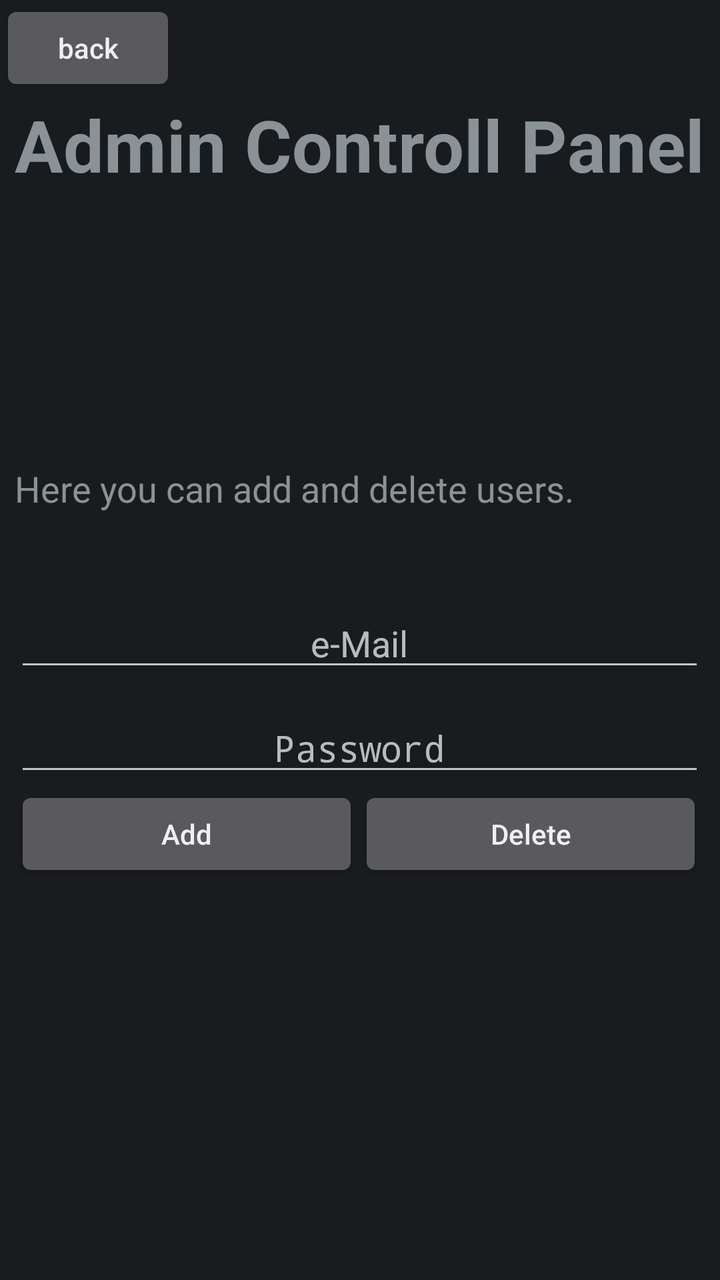
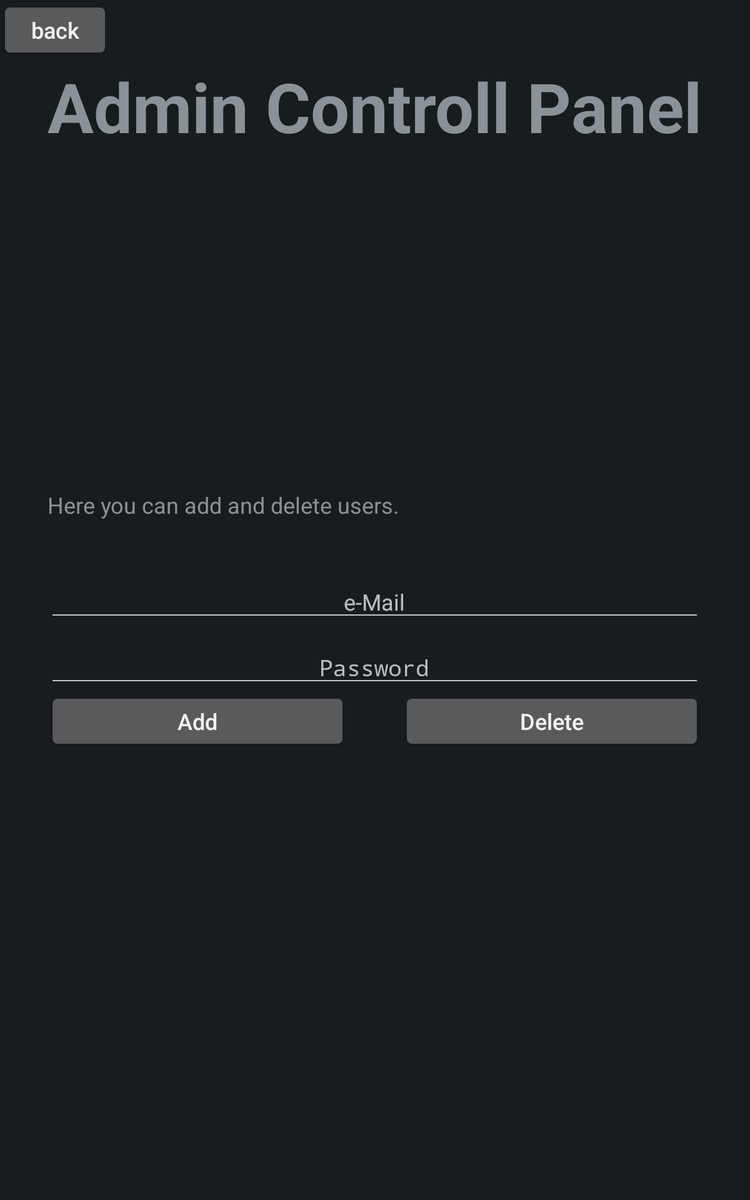

One screen, two layout resources from the same app: the default and the author's alternative for another configuration. Each is rendered where Android would select it; the XML of both is given below.
<!-- AndroidManifest.xml: activity theme AppTheme -->
<!-- res/layout/activity_admin.xml -->
<?xml version="1.0" encoding="utf-8"?>
<RelativeLayout xmlns:android="http://schemas.android.com/apk/res/android"
    android:orientation="vertical" android:layout_width="match_parent"
    android:layout_height="match_parent">

    <TextView
        android:id="@+id/textView7"
        android:layout_width="wrap_content"
        android:layout_height="wrap_content"
        android:layout_alignParentTop="true"
        android:layout_centerHorizontal="true"
        android:layout_marginTop="48dp"
        android:text="Admin Controll Panel"
        android:textSize="36sp"
        android:textStyle="bold" />

    <TextView
        android:id="@+id/txt"
        android:layout_width="wrap_content"
        android:layout_height="wrap_content"
        android:text="Here you can add and delete users."
        android:textSize="18sp"
        android:layout_above="@+id/adduseremail"
        android:layout_alignStart="@+id/textView7"
        android:layout_marginBottom="43dp" />

    <EditText
        android:id="@+id/adduseremail"
        android:layout_width="wrap_content"
        android:layout_height="wrap_content"
        android:layout_alignEnd="@+id/adduserpassword"
        android:layout_alignStart="@+id/adduserpassword"
        android:layout_centerVertical="true"
        android:ems="10"
        android:hint="e-Mail"
        android:inputType="textEmailAddress"
        android:textAlignment="center" />

    <EditText
        android:id="@+id/adduserpassword"
        android:layout_width="wrap_content"
        android:layout_height="wrap_content"
        android:layout_alignEnd="@+id/textView7"
        android:layout_alignStart="@+id/txt"
        android:layout_below="@+id/adduseremail"
        android:layout_marginTop="11dp"
        android:ems="10"
        android:hint="Password"
        android:inputType="textPassword"
        android:textAlignment="center" />

    <Button
        android:id="@+id/addbutton"
        android:layout_width="172dp"
        android:layout_height="wrap_content"
        android:layout_alignStart="@+id/adduserpassword"
        android:layout_below="@+id/adduserpassword"
        android:text="Add"
        android:textAllCaps="false" />

    <Button
        android:id="@+id/deletebutton"
        android:layout_width="172dp"
        android:layout_height="wrap_content"
        android:layout_below="@+id/adduserpassword"
        android:layout_toEndOf="@+id/addbutton"
        android:text="Delete"
        android:textAllCaps="false" />

    <Button
        android:id="@+id/backbtn"
        android:layout_width="wrap_content"
        android:layout_height="wrap_content"
        android:layout_alignParentStart="true"
        android:layout_alignParentTop="true"
        android:text="back"
        android:textAllCaps="false" />

</RelativeLayout>
<!-- resources referenced by this layout -->
<resources>
  <style name="AppTheme" parent="android:Theme.DeviceDefault.NoActionBar.Fullscreen">
          <item name="android:windowAnimationStyle">@null</item>
      </style>
</resources>
<!-- res/layout-sw480dp/activity_admin.xml (the author's variant of the layout above) -->
<!-- drawn on a 7-inch tablet held upright -->
<?xml version="1.0" encoding="utf-8"?>
<RelativeLayout xmlns:android="http://schemas.android.com/apk/res/android"
    android:orientation="vertical" android:layout_width="match_parent"
    android:layout_height="match_parent">

    <TextView
        android:id="@+id/textView7"
        android:layout_width="wrap_content"
        android:layout_height="wrap_content"
        android:layout_alignParentTop="true"
        android:layout_centerHorizontal="true"
        android:layout_marginTop="48dp"
        android:text="Admin Controll Panel"
        android:textSize="55sp"
        android:textStyle="bold" />

    <TextView
        android:id="@+id/txt"
        android:layout_width="wrap_content"
        android:layout_height="wrap_content"
        android:layout_above="@+id/adduseremail"
        android:layout_alignStart="@+id/textView7"
        android:layout_marginBottom="43dp"
        android:text="Here you can add and delete users."
        android:textSize="18sp" />

    <EditText
        android:id="@+id/adduseremail"
        android:layout_width="wrap_content"
        android:layout_height="wrap_content"
        android:layout_alignEnd="@+id/adduserpassword"
        android:layout_alignStart="@+id/adduserpassword"
        android:layout_centerVertical="true"
        android:ems="10"
        android:hint="e-Mail"
        android:inputType="textEmailAddress"
        android:textAlignment="center"
        android:textSize="18sp" />

    <EditText
        android:id="@+id/adduserpassword"
        android:layout_width="wrap_content"
        android:layout_height="wrap_content"
        android:layout_alignEnd="@+id/textView7"
        android:layout_alignStart="@+id/txt"
        android:layout_below="@+id/adduseremail"
        android:layout_marginTop="11dp"
        android:ems="10"
        android:hint="Password"
        android:inputType="textPassword"
        android:textAlignment="center"
        android:textSize="18sp" />

    <Button
        android:id="@+id/addbutton"
        android:layout_width="240dp"
        android:layout_height="wrap_content"
        android:layout_alignBaseline="@+id/deletebutton"
        android:layout_alignBottom="@+id/deletebutton"
        android:layout_alignStart="@+id/adduserpassword"
        android:text="Add"
        android:textAllCaps="false"
        android:textSize="18sp" />

    <Button
        android:id="@+id/deletebutton"
        android:layout_width="240dp"
        android:layout_height="wrap_content"
        android:layout_alignEnd="@+id/adduserpassword"
        android:layout_below="@+id/adduserpassword"
        android:text="Delete"
        android:textAllCaps="false"
        android:textSize="18sp" />

    <Button
        android:id="@+id/backbtn"
        android:layout_width="wrap_content"
        android:layout_height="wrap_content"
        android:layout_alignParentStart="true"
        android:layout_alignParentTop="true"
        android:text="back"
        android:textAllCaps="false"
        android:textSize="18sp" />

</RelativeLayout>
